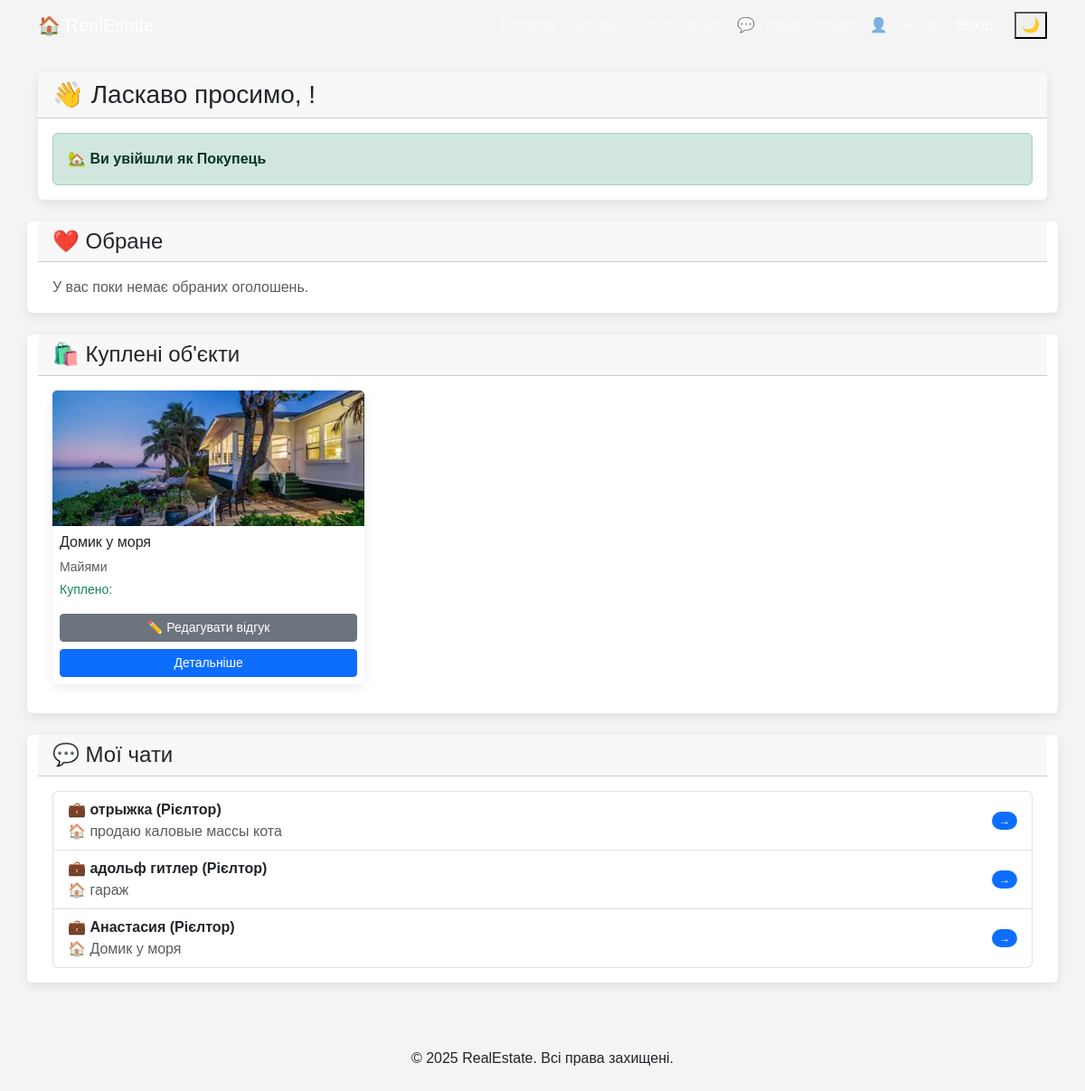
/accounts/dashboard (signed in), run on the app's committed database.
### listings/models.py (models this page shows, shortened)
class Listing(models.Model):
    realtor = models.ForeignKey(Realtor, on_delete=models.DO_NOTHING)
    title = models.CharField(max_length=200)
    address = models.CharField(max_length=200)
    city = models.CharField(max_length=100)
    state = models.CharField(max_length=100)
    zipcode = models.CharField(max_length=20)
    description = models.TextField(blank=True)
    price = models.IntegerField()
    bedrooms = models.IntegerField()
    bathrooms = models.DecimalField(max_digits=2, decimal_places=1)
    garage = models.IntegerField(default=0)
    sqft = models.IntegerField()
    lot_size = models.DecimalField(max_digits=5, decimal_places=1)
    photo_main = models.ImageField(upload_to='photos/%Y/%m/%d/')
    photo_1 = models.ImageField(upload_to='photos/%Y/%m/%d/', blank=True)
    photo_2 = models.ImageField(upload_to='photos/%Y/%m/%d/', blank=True)
    is_published = models.BooleanField(default=True)
    list_date = models.DateTimeField(default=datetime.now, blank=True)
    buyer = models.ForeignKey(User, related_name='purchased_listings', on_delete=models.DO_NOTHING, null=True, blank=True)
    is_sold = models.BooleanField(default=False)
    sold_date = models.DateTimeField(null=True, blank=True)
    favorites = models.ManyToManyField(User, related_name='favorite_listings', blank=True)

### chat/models.py (models this page shows, shortened)
class Chat(models.Model):
    user = models.ForeignKey(User, on_delete=models.CASCADE, related_name='chats_as_user')
    realtor = models.ForeignKey(Realtor, on_delete=models.CASCADE, related_name='chats_as_realtor')
    listing = models.ForeignKey(Listing, on_delete=models.SET_NULL, null=True, blank=True)
    created_at = models.DateTimeField(auto_now_add=True)
    class Meta:
        unique_together = ('user', 'realtor', 'listing')

### realtors/models.py (models this page shows, shortened)
class Realtor(models.Model):
    user = models.OneToOneField(User, on_delete=models.CASCADE, null=True, blank=True)
    name = models.CharField(max_length=200)
    photo = models.ImageField(upload_to='photos/%Y/%m/%d/')
    description = models.TextField(blank=True)
    phone = models.CharField(max_length=20)
    email = models.CharField(max_length=50)
    is_mvp = models.BooleanField(default=False)
    hire_date = models.DateTimeField(default=datetime.now, blank=True)

### accounts/views.py (the view)
# urls.py: path('dashboard', views.dashboard, name='dashboard'),
def dashboard(request):
    user = request.user
    chats = []
    listings = []
    purchased_listings = []
    sold_listings = []
    reviews = []
    if hasattr(user, 'realtor'):
        chats = Chat.objects.filter(realtor=user.realtor)
        from listings.models import Listing, Review
        listings = Listing.objects.filter(realtor=user.realtor, is_published=True).order_by('-list_date')
        sold_listings = Listing.objects.filter(realtor=user.realtor, is_sold=True).order_by('-sold_date')
        reviews = Review.objects.filter(seller=user.realtor).order_by('-created_at')
    else:
        chats = Chat.objects.filter(user=user)
        from listings.models import Listing
        purchased_listings = Listing.objects.filter(buyer=user).order_by('-sold_date')
        for listing in purchased_listings:
            try:
                listing.user_review = listing.review
            except:
                listing.user_review = None
    favorite_listings = user.favorite_listings.all()
    context = {
        'chats': chats,
        'listings': listings,
        'purchased_listings': purchased_listings,
        'sold_listings': sold_listings,
        'reviews': reviews,
        'favorite_listings': favorite_listings
    }
    return render(request, 'accounts/dashboard.html', context)

### chat/context_processors.py (called while the page is built)
def unread_messages_count(request):
    count = 0
    if request.user.is_authenticated:
        if hasattr(request.user, 'realtor'):
            count = Message.objects.filter(
                chat__realtor=request.user.realtor,
                is_realtor_sender=False,
                is_read=False
            ).count()
        else:
            count = Message.objects.filter(
                chat__user=request.user,
                is_realtor_sender=True,
                is_read=False
            ).count()
    return {'unread_messages_count': count}

### templates/accounts/dashboard.html (shortened to what this page needs)
{% extends 'base.html' %}
{% block content %}
<div class="row">
    <div class="col-md-12">
        <div class="card mb-4">
            <div class="card-header">
                <h3 class="mb-0">👋 Ласкаво просимо, {{ user.first_name }}!</h3>
            </div>
            <div class="card-body">
                {% if user.realtor %}
                <div class="alert alert-info mb-0">
                    <strong>💼 Ви увійшли як Рієлтор</strong>
                    <a href="{% url 'listings:create' %}" class="btn btn-primary btn-sm float-end">➕
                        Додати
                        пропозицію</a>
                </div>
                {% else %}
                <div class="alert alert-success mb-0">
                    <strong>🏡 Ви увійшли як Покупець</strong>
                </div>
                {% endif %}
            </div>
        </div>
    </div>
    <div class="card mb-4">
        <div class="card-header">
            <h4 class="mb-0">❤️ Обране</h4>
        </div>
        <div class="card-body">
            {% if favorite_listings %}
            <div class="row">
                {% for listing in favorite_listings %}
                <div class="col-md-4 mb-3">
                    <div class="card h-100">
                        {% if listing.photo_main %}
                        <img src="{{ listing.photo_main.url }}" class="card-img-top" alt="{{ listing.title }}"
                            style="height: 150px; object-fit: cover;">
                        {% endif %}
                        <div class="card-body p-2">
                            <h6 class="card-title">{{ listing.title }}</h6>
                            <p class="card-text small text-muted mb-1">{{ listing.city }}</p>
                            <a href="{% url 'listings:listing' listing.id %}"
                                class="btn btn-primary btn-sm w-100">Детальніше</a>
                        </div>
                    </div>
                </div>
                {% endfor %}
            </div>
            {% else %}
            <p class="text-muted mb-0">У вас поки немає обраних оголошень.</p>
            {% endif %}
        </div>
    </div>
    {% if user.realtor %}
    <div class="card mb-4">
        <div class="card-header">
            <h4 class="mb-0">📋 Мої активні оголошення</h4>
        </div>
        <div class="card-body">
            {% if listings %}
            <div class="table-responsive">
                <table class="table table-striped">
                    <thead>
                        <tr>
                            <th>Заголовок</th>
                            <th>Дата</th>
                            <th>Дії</th>
                        </tr>
                    </thead>
                    <tbody>
                        {% for listing in listings %}
                        <tr>
                            <td>{{ listing.title }}</td>
                            <td>{{ listing.list_date|date:"d.m.Y" }}</td>
                            <td>
                                <a href="{% url 'listings:listing' listing.id %}" class="btn btn-info btn-sm">👁️
                                    Перегляд</a>
                            </td>
                        </tr>
                        {% endfor %}
                    </tbody>
                </table>
            </div>
            {% else %}
            <p class="text-muted mb-0">У вас поки немає активних оголошень.</p>
            {% endif %}
        </div>
    </div>
    <div class="card mb-4">
        <div class="card-header">
            <h4 class="mb-0">💰 Продані оголошення</h4>
        </div>
        <div class="card-body">
            {% if sold_listings %}
            <div class="table-responsive">
                <table class="table table-striped">
                    <thead>
                        <tr>
                            <th>Заголовок</th>
                            <th>Покупець</th>
                            <th>Дата продажу</th>
                            <th>Дії</th>
                        </tr>
                    </thead>
                    <tbody>
                        {% for listing in sold_listings %}
                        <tr>
                            <td>{{ listing.title }}</td>
                            <td>{{ listing.buyer.first_name }} {{ listing.buyer.last_name }}</td>
                            <td>{{ listing.sold_date|date:"d.m.Y" }}</td>
                            <td>
                                <a href="{% url 'listings:listing' listing.id %}" class="btn btn-info btn-sm">👁️
                                    Перегляд</a>
                            </td>
                        </tr>
                        {% endfor %}
                    </tbody>
                </table>
            </div>
            {% else %}
            <p class="text-muted mb-0">У вас поки немає проданих оголошень.</p>
            {% endif %}
        </div>
    </div>
    <div class="card mb-4">
        <div class="card-header">
            <h4 class="mb-0">⭐ Відгуки</h4>
        </div>
        <div class="card-body">
            {% if reviews %}
            <div class="list-group">
                {% for review in reviews %}
                <div class="list-group-item">
                    <div class="d-flex w-100 justify-content-between">
                        <h5 class="mb-1">{{ review.buyer.first_name }} {{ review.buyer.last_name }}</h5>
                        <small>{{ review.created_at|date:"d.m.Y" }}</small>
                    </div>
                    <p class="mb-1">
                        {% for i in "12345"|make_list %}
                        {% if forloop.counter <= review.rating %}⭐{% endif %} {% endfor %} </p>
                            <p class="mb-1">{{ review.text }}</p>
                            <small class="text-muted">Об'єкт: {{ review.listing.title }}</small>
                </div>
                {% endfor %}
            </div>
            {% else %}
            <p class="text-muted mb-0">У вас поки немає відгуків.</p>
            {% endif %}
        </div>
    </div>
    {% else %}
    <div class="card mb-4">
        <div class="card-header">
            <h4 class="mb-0">🛍️ Куплені об'єкти</h4>
        </div>
        <div class="card-body">
            {% if purchased_listings %}
            <div class="row">
                {% for listing in purchased_listings %}
                <div class="col-md-4 mb-3">
                    <div class="card h-100">
                        {% if listing.photo_main %}
                        <img src="{{ listing.photo_main.url }}" class="card-img-top" alt="{{ listing.title }}"
                            style="height: 150px; object-fit: cover;">
                        {% endif %}
                        <div class="card-body p-2">
                            <h6 class="card-title">{{ listing.title }}</h6>
                            <p class="card-text small text-muted mb-1">{{ listing.city }}</p>
                            <p class="card-text small text-success">Куплено: {{ listing.sold_date|date:"d.m.Y" }}</p>
                            {% if listing.user_review %}
                            <button class="btn btn-secondary btn-sm w-100 mb-2"
                                onclick="openReviewModal('edit', '{{ listing.user_review.id }}', '{{ listing.user_review.rating }}', '{{ listing.user_review.text|escapejs }}')">
                                ✏️ Редагувати відгук
                            </button>
                            {% else %}
                            <button class="btn btn-warning btn-sm w-100 mb-2"
                                onclick="openReviewModal('add', '{{ listing.id }}')">
                                ⭐ Залишити відгук
                            </button>
                            {% endif %}
                            <a href="{% url 'listings:listing' listing.id %}"
                                class="btn btn-primary btn-sm w-100">Детальніше</a>
                        </div>
                    </div>
                </div>
                {% endfor %}
            </div>
            {% else %}
            <p class="text-muted mb-0">Ви ще нічого не купили.</p>
            {% endif %}
        </div>
    </div>
    {% endif %}
    <div class="card">
        <div class="card-header">
            <h4 class="mb-0">💬 Мої чати</h4>
        </div>
        <div class="card-body">
            {% if chats %}
            <div class="list-group">
                {% for chat in chats %}
                <a href="{% url 'chat:room' chat.id %}" class="list-group-item list-group-item-action">
                    <div class="d-flex w-100 justify-content-between align-items-center">
                        <div>
                            <strong>
                                {% if user.realtor %}
                                👤 {{ chat.user.first_name }} {{ chat.user.last_name }} (Покупець)
                                {% else %}
                                💼 {{ chat.realtor.name }} (Рієлтор)
                                {% endif %}
                            </strong>
                            {% if chat.listing %}
                            <p class="mb-0 text-muted">🏠 {{ chat.listing.title }}</p>
                            {% endif %}
                        </div>
                        <span class="badge bg-primary rounded-pill">→</span>
                    </div>
                </a>
                {% endfor %}
            </div>
            {% else %}
            <p class="text-muted mb-0">У вас поки немає активних чатів.</p>
            {% endif %}
        </div>
    </div>
</div>
{% endblock %}

### static/css/main.css (style rules this page uses)
body { font-family: Arial, Helvetica, sans-serif; background-color: #f4f4f4; }
.card { border: none; box-shadow: 0 4px 12px rgba(0, 0, 0, 0.08); transition: transform 0.2s ease-in-out; }
.card-img-top { height: 220px; object-fit: cover; }

### data on the page
Listing: photo_main (picture), title "Домик у моря", city "Майями"
Chat: realtor.name "отрыжка", listing "продаю каловые массы кота"
Chat: realtor.name "адольф гитлер", listing "гараж"
Chat: realtor.name "Анастасия", listing "Домик у моря"
